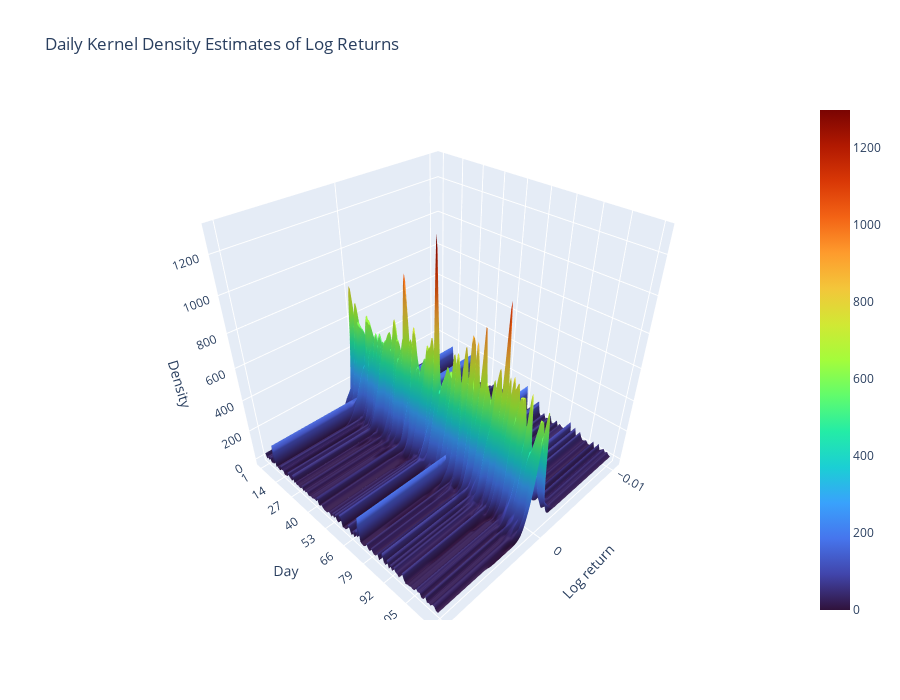

Source (notebook cell):
### Code cell
# kde_results = {day: (x_grid, y_kde)} from previous step

# Sort days and build aligned matrices
days_sorted = sorted(kde_results.keys())

# ---- Step 1: build a common X grid (important for smooth 3D surface)
all_x = np.concatenate([kde_results[d][0] for d in days_sorted])
x_common = np.linspace(all_x.min(), all_x.max(), 200)

# ---- Step 2: evaluate each day's KDE on the common grid
Z = []
for d in days_sorted:
    kde = kde_results[d][0]
    density = kde_results[d][1]
    # Interpolate densities to common x grid
    z_interp = np.interp(x_common, kde, density)
    Z.append(z_interp)

Z = np.array(Z)
Y = np.arange(len(days_sorted))  # day index

# ---- Step 3: create 3D surface
fig = go.Figure(data=[go.Surface(
    x=x_common,   # log return values
    y=Y,          # day index
    z=Z,          # densities
    colorscale='Turbo'
)])

# ---- Step 4: layout and labels
fig.update_layout(
    title='Daily Kernel Density Estimates of Log Returns',
    scene=dict(
        xaxis_title='Log return',
        yaxis_title='Day',
        zaxis_title='Density',
        yaxis=dict(
            tickmode='array',
            tickvals=np.linspace(0, len(days_sorted)-1, 10, dtype=int),
            ticktext=[str(days_sorted[i]) for i in np.linspace(0, len(days_sorted)-1, 10, dtype=int)]
        )
    ),
    height=700
)

fig.show()

### Figure 1 — Plotly figure (JSON) as saved in the notebook; plotly's stock layout.template omitted (floating-point values rounded to 4 significant figures; data arrays with more than 128 entries replaced by an {"elided": "..."} marker saying what was removed)
{"data": [{"colorscale": [[0, "#30123b"], [0.07143, "#4145ab"], [0.1429, "#4675ed"], [0.2143, "#39a2fc"], [0.2857, "#1bcfd4"], [0.3571, "#24eca6"], [0.4286, "#61fc6c"], [0.5, "#a4fc3b"], [0.5714, "#d1e834"], [0.6429, "#f3c63a"], [0.7143, "#fe9b2d"], [0.7857, "#f36315"], [0.8571, "#d93806"], [0.9286, "#b11901"], [1, "#7a0402"]], "type": "surface", "x": {"elided": "200 float values"}, "y": [0, 1, 2, 3, 4, 5, 6, 7, 8, 9, 10, 11, 12, 13, 14, 15, 16, 17, 18, 19, 20, 21, 22, 23, 24, 25, 26, 27, 28, 29, 30, 31, 32, 33, 34, 35, 36, 37, 38, 39, 40, 41, 42, 43, 44, 45, 46, 47, 48, 49, 50, 51, 52, 53, 54, 55, 56, 57, 58, 59, 60, 61, 62, 63, 64, 65, 66, 67, 68, 69, 70, 71, 72, 73, 74, 75, 76, 77, 78, 79, 80, 81, 82, 83, 84, 85, 86, 87, 88, 89, 90, 91, 92, 93, 94, 95, 96, 97, 98, 99, 100, 101, 102, 103, 104, 105, 106, 107, 108, 109, 110, 111, 112, 113, 114, 115, 116, 117, 118], "z": {"elided": "119x200 float values"}}], "layout": {"height": 700, "scene": {"xaxis": {"title": {"text": "Log return"}}, "yaxis": {"tickmode": "array", "ticktext": ["1", "14", "27", "40", "53", "66", "79", "92", "105", "119"], "tickvals": [0, 13, 26, 39, 52, 65, 78, 91, 104, 118], "title": {"text": "Day"}}, "zaxis": {"title": {"text": "Density"}}}, "title": {"text": "Daily Kernel Density Estimates of Log Returns"}}}
